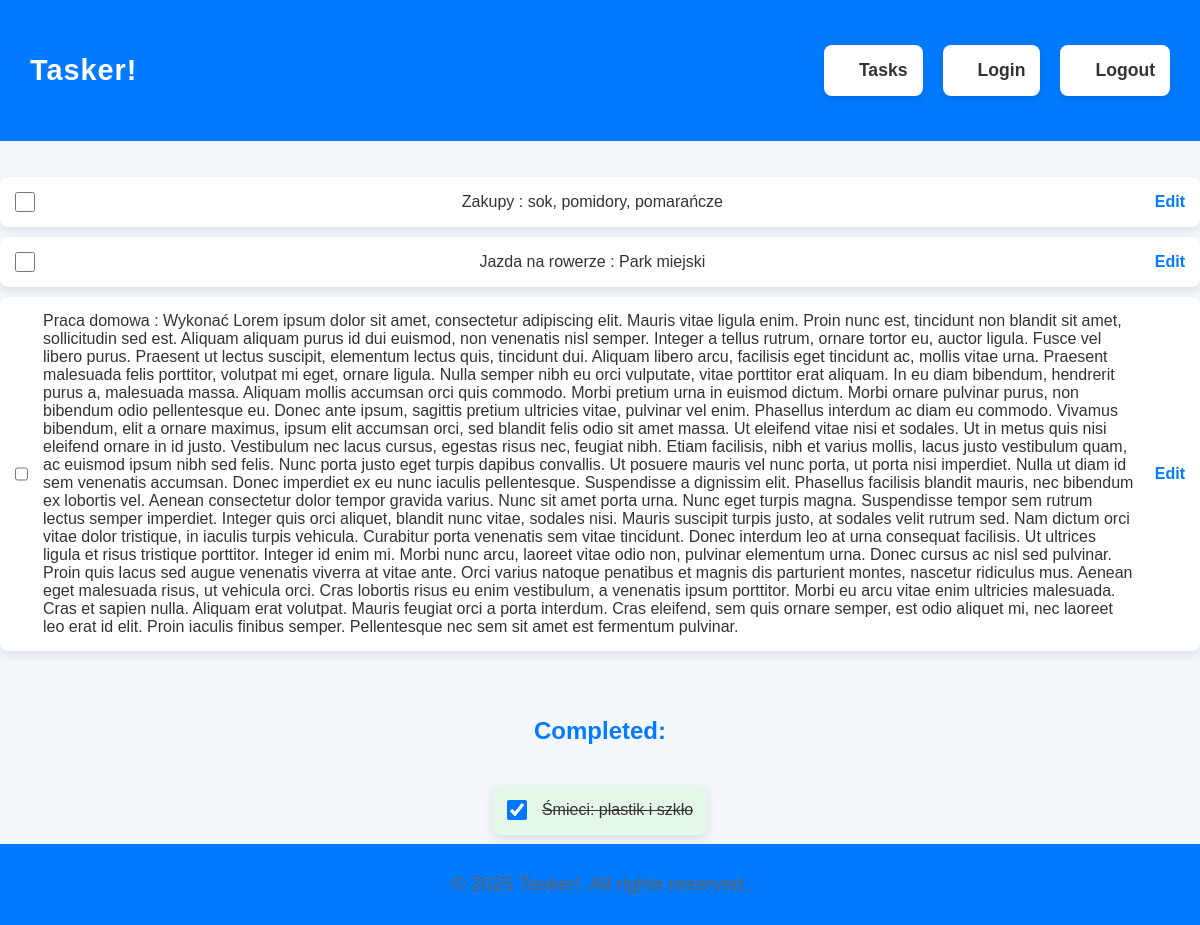
Page /tasks/ (signed in) on the committed database.
### models.py (models this page shows)
class BaseModel(Model):
    class Meta:
        database = db

class Task(BaseModel):
    title = CharField()
    description = CharField()
    completed = BooleanField(default=False)
    user_id = IntegerField()

### routes.py (the view)
@task_routes.route("/", methods=["GET"])
def get_tasks():
    if "user_id" not in session:
        return render_template("tasks_nologin.html")
    tasks = Task.select().where(Task.user_id == session["user_id"])
    return render_template("tasks.html", tasks = [task.__data__ for task in tasks])

### templates/tasks.html (shortened to what this page needs)
<!DOCTYPE html>
<html lang="en">
<head>
    <link rel="stylesheet" href="{{ url_for('static', filename= 'css/style.css') }}">
</head>
<body>
    <header>
        <div class="logo">Tasker!</div>
        <ul class="menu">
            <li><a href="/tasks">Tasks</a></li>
            <li><a href="/auth/login">Login</a></li>
            <li><a href="/auth/logout">Logout</a></li>
        </ul>
    </header>
    <h1>Task List</h1>
    <a href="/tasks/add">Add new task</a> <br/><br/>
    <h3>To be completed:</h3>
    <ul id="incomplete-tasks">
        {% for task in tasks %}
        {% if not task.completed %}
        <li>
            <input type="checkbox" class="task-checkbox" data-task-id="{{ task.id }}">
            {{ task.title }}: {{ task.description }}
            <a href="/tasks/{{ task.id }}">Edit </a>
        </li>
        {% endif %}
        {% endfor %}
    </ul>
    <br/><br/>
    <h3>Completed:</h3>
    <ul id="completed-tasks">
        {% for task in tasks %}
        {% if task.completed %}
        <li>
            <input type="checkbox" class="task-checkbox" data-task-id="{{ task.id }}" checked>
            {{ task.title }}: {{ task.description }}
        </li>
        {% endif %}
        {% endfor %}
    </ul>
    <footer>
        <p>&copy; 2025 Tasker!. All rights reserved.</p>
    </footer>
</body>
</html>

### static/css/style.css (style rules this page uses)
* { margin: 0; padding: 0; box-sizing: border-box; }
body { font-family: 'Arial', sans-serif; background-color: #f4f7fc; color: #333; display: flex; flex-direction: column; justify-content: center; align-items: center; min-height: 100vh; margin: 0; }
header { display: flex; justify-content: space-between; align-items: center; background-color: #007BFF; color: white; padding: 15px 30px; width: 100%; position: fixed; top: 0; left: 0; z-index: 100; }
.logo { font-size: 1.8rem; font-weight: bold; letter-spacing: 1px; }
.menu { display: flex; list-style: none; }
.menu li { margin-left: 20px; }
.menu a { color: #333; font-size: 1.1rem; text-decoration: none; transition: color 0.3s ease; }
h1 { font-size: 2.5rem; color: #333; margin-bottom: 10px; animation: slideInFromLeft 0.8s ease-out; }
p { font-size: 1.2rem; color: #666; line-height: 1.6; max-width: 700px; margin: 10px auto; animation: fadeIn 1.2s ease-in-out; }
h3 { font-size: 1.5rem; color: #007BFF; margin-bottom: 10px; }
ul { list-style: none; margin: 20px 0; padding: 0; }
li { background-color: #ffffff; margin: 10px 0; padding: 15px; border-radius: 8px; box-shadow: 0 4px 8px rgba(0, 0, 0, 0.1); display: flex; justify-content: space-between; align-items: center; transition: transform 0.3s ease-in-out; }
input[type="checkbox"] { width: 20px; height: 20px; margin-right: 15px; cursor: pointer; }
a { text-decoration: none; color: #007BFF; font-weight: bold; transition: color 0.3s ease; }
li a { margin-left: 20px; }
#completed-tasks li { background-color: #e4f7e8; text-decoration: line-through; }
#completed-tasks input[type="checkbox"] { background-color: #66bb6a; }
footer { background-color: #007BFF; color: #333; text-align: center; padding: 15px 0; position: fixed; bottom: 0; left: 0; width: 100%; }

### rows in the picture
Task: title "Zakupy", description "sok, pomidory, pomarańcze"
Task: title "Jazda na rowerze", description "Park miejski"
Task: title "Praca domowa", description "Wykonać Lorem ipsum dolor sit amet, consectetur adipiscing elit. Mauris vitae ligula enim. Proin nunc est, tincidunt non blandit sit amet, sollicitudin sed est. Aliquam aliquam purus id dui euismod, non venenatis nisl semper. Integer a tellus rutrum, ornare tortor eu, auctor ligula. Fusce vel libero purus. Praesent ut lectus suscipit, elementum lectus quis, tincidunt dui. Aliquam libero arcu, facilisis eget tincidunt ac, mollis vitae urna. Praesent malesuada felis porttitor, volutpat mi eget, ornare ligula. Nulla semper nibh eu orci vulputate, vitae porttitor erat aliquam. In eu diam bibendum, hendrerit purus a, malesuada massa. Aliquam mollis accumsan orci quis commodo. Morbi pretium urna…"
Task: title "Śmieci", description "plastik i szkło"
